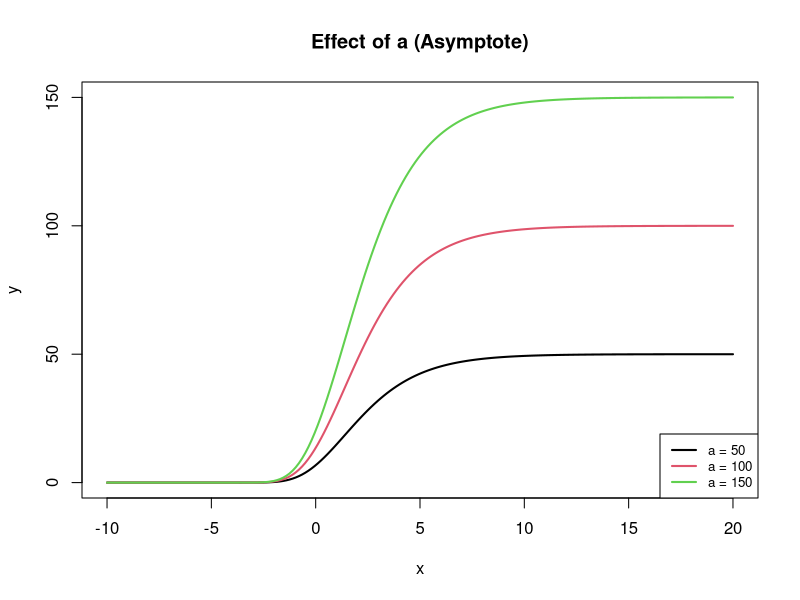
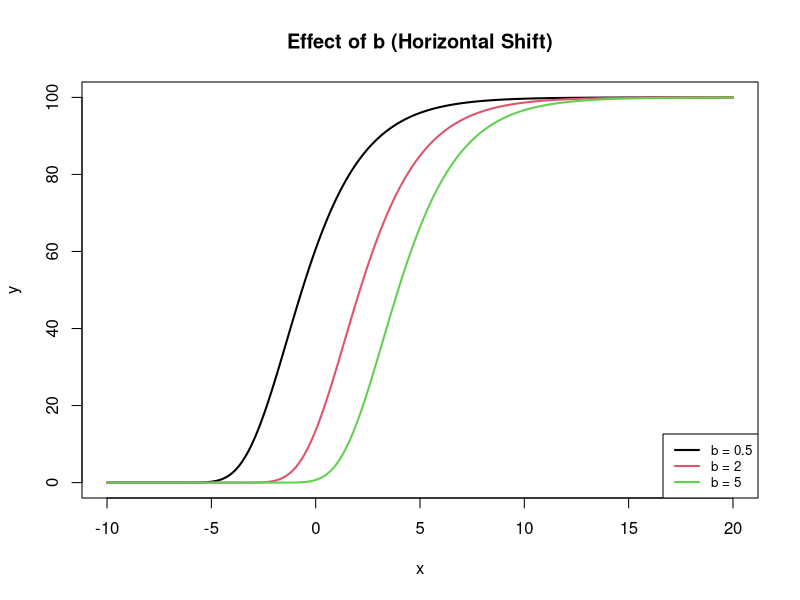
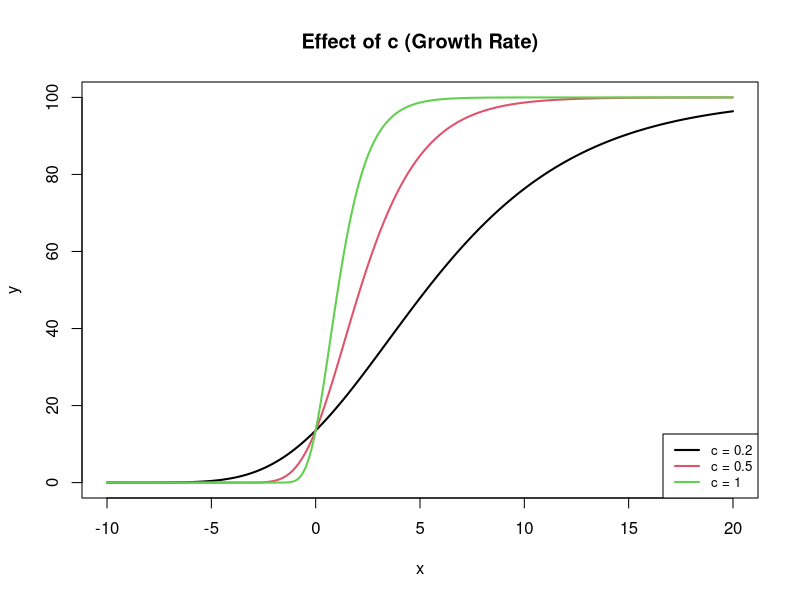
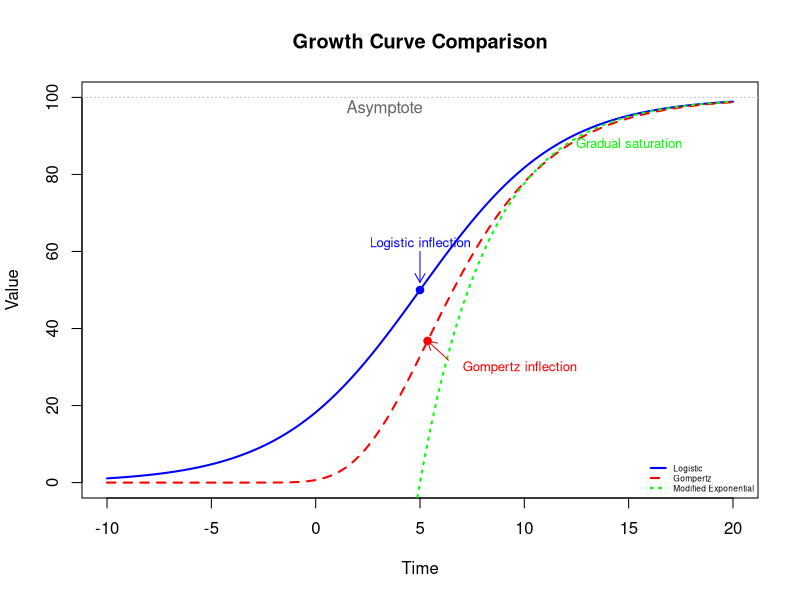

The R script that drew these images, in order:
cat("Q.1 Code to Visualize Impact of Each Parameter (L, k, x0)")
# Gompertz function
gompertz <- function(a, b, c, x) {
  a * exp(-b * exp(-c * x))
}	

# Common x range
x <- seq(-10, 20, length.out = 200)

# ---------------------------------------
# Effect of a (Asymptote)
# ---------------------------------------
a_vals <- c(50, 100, 150)
b <- 2
c <- 0.5

plot(x, rep(NA, length(x)), type = "n", ylim = c(0, max(a_vals)),
     main = "Effect of a (Asymptote)", xlab = "x", ylab = "y")
for (a in a_vals) {
  y <- gompertz(a, b, c, x)
  lines(x, y, col = which(a_vals == a), lwd = 2)
}
legend("bottomright", legend = paste("a =", a_vals),
       col = 1:length(a_vals), lwd = 2, cex = 0.8)

# ---------------------------------------
# Effect of b (Horizontal Shift)
# ---------------------------------------
a <- 100
b_vals <- c(0.5, 2, 5)
c <- 0.5

plot(x, rep(NA, length(x)), type = "n", ylim = c(0, a),
     main = "Effect of b (Horizontal Shift)", xlab = "x", ylab = "y")
for (b in b_vals) {
  y <- gompertz(a, b, c, x)
  lines(x, y, col = which(b_vals == b), lwd = 2)
}
legend("bottomright", legend = paste("b =", b_vals),
       col = 1:length(b_vals), lwd = 2, cex = 0.8)

# ---------------------------------------
# Effect of c (Growth Rate)
# ---------------------------------------
a <- 100
b <- 2
c_vals <- c(0.2, 0.5, 1)

plot(x, rep(NA, length(x)), type = "n", ylim = c(0, a),
     main = "Effect of c (Growth Rate)", xlab = "x", ylab = "y")
for (c in c_vals) {
  y <- gompertz(a, b, c, x)
  lines(x, y, col = which(c_vals == c), lwd = 2)
}
legend("bottomright", legend = paste("c =", c_vals),
       col = 1:length(c_vals), lwd = 2, cex = 0.8)



cat("Q.2 Comparing Modified Exponential, Logistic and Gompertz Curve ")

# Parameters
a <- 100   # Max value (asymptote)
b <- 5     # Inflection point parameter
c <- 0.3   # Growth rate parameter

# Time sequence
t <- seq(-10, 20, by = 0.1)

# Growth functions
logistic <- function(t, a, b, c) a / (1 + exp(-c * (t - b)))
gompertz <- function(t, a, b, c) a * exp(-b * exp(-c * t))
modified_exponential <- function(t, a, b, c) a * (1 - exp(-c * (t - b)))

# Calculate values
y_logistic <- logistic(t, a, b, c)
y_gompertz <- gompertz(t, a, b, c)
y_modexp <- modified_exponential(t, a, b, c)

# Plot curves
plot(t, y_logistic, type = "l", col = "blue", lwd = 2,
     ylim = c(0, a), xlab = "Time", ylab = "Value",
     main = "Growth Curve Comparison")
lines(t, y_gompertz, col = "red", lwd = 2, lty = 2)
lines(t, y_modexp, col = "green", lwd = 2, lty = 3)

# Add legend
legend("bottomright",
       legend = c("Logistic", "Gompertz", "Modified Exponential"),
       col = c("blue", "red", "green"),
       lty = c(1, 2, 3), lwd = 2, bty = "n", cex=0.5)

# Asymptote annotation
abline(h = a, col = "gray", lty = 3)
text(1, a - 3, "Asymptote", col = "gray40", pos = 4)

# Inflection point for Logistic
points(b, logistic(b, a, b, c), pch = 19, col = "blue")
arrows(b, logistic(b, a, b, c) + 10, b, logistic(b, a, b, c) + 2,
       length = 0.1, col = "blue")
text(b, logistic(b, a, b, c) + 12, "Logistic inflection", col = "blue", cex = 0.8)

# Inflection point for Gompertz
inflect_gomp_t <- log(b) / c  # Approximate
points(inflect_gomp_t, gompertz(inflect_gomp_t, a, b, c), pch = 19, col = "red")
arrows(inflect_gomp_t + 1, gompertz(inflect_gomp_t, a, b, c) - 5,
       inflect_gomp_t, gompertz(inflect_gomp_t, a, b, c),
       length = 0.1, col = "red")
text(inflect_gomp_t + 1.2, gompertz(inflect_gomp_t, a, b, c) - 7,
     "Gompertz inflection", col = "red", cex = 0.8, pos = 4)

# Note for Modified Exponential
text(12, modified_exponential(12, a, b, c), "Gradual saturation", col = "green", cex = 0.8, pos = 4)



